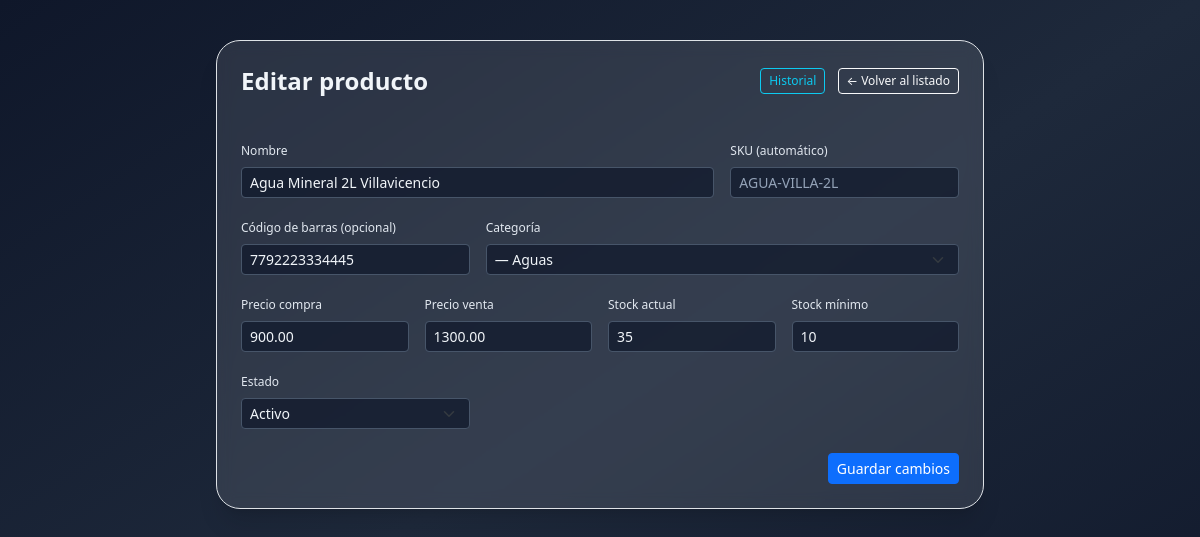
/index.php?controller=products&action=edit&id=5 (signed in), run on the app's committed database.
### tables this page shows
CREATE TABLE IF NOT EXISTS productos (
  id INT AUTO_INCREMENT PRIMARY KEY,
  nombre VARCHAR(150) NOT NULL,
  sku VARCHAR(50) NULL UNIQUE,
  codigo_barras VARCHAR(20) NULL,
  categoria_id INT NULL,
  precio_compra DECIMAL(10,2) NOT NULL DEFAULT 0,
  precio_venta DECIMAL(10,2) NOT NULL DEFAULT 0,
  stock_actual INT NOT NULL DEFAULT 0,
  stock_minimo INT NOT NULL DEFAULT 0,
  estado ENUM('activo','inactivo') NOT NULL DEFAULT 'activo',
  created_at TIMESTAMP DEFAULT CURRENT_TIMESTAMP,
  updated_at TIMESTAMP DEFAULT CURRENT_TIMESTAMP ON UPDATE CURRENT_TIMESTAMP,
  CONSTRAINT fk_productos_categorias FOREIGN KEY (categoria_id)
    REFERENCES categorias(id)
    ON UPDATE CASCADE
    ON DELETE SET NULL
);

### core/Controller.php (called while the page is built, shortened)
<?php
class Controller {
    protected function view($view, $data = []) {
        extract($data);
        require __DIR__ . '/../views/layouts/header.php';
        require __DIR__ . '/../views/' . $view . '.php';
        require __DIR__ . '/../views/layouts/footer.php';
    }
}

### controllers/ProductController.php (called while the page is built, shortened)
<?php
class ProductController extends Controller {
    private $categoryModel;
    private $productModel;
    public function __construct() {
        $this->categoryModel = new Category();
        $this->productModel  = new Product();
    }
    public function edit() {
        $id = isset($_GET['id']) ? (int)$_GET['id'] : 0;
        $product = $this->productModel->getById($id);
        $tree = $this->categoryModel->getTree();
        $this->view('products/form', [
            'mode'    => 'edit',
            'product' => $product,
            'tree'    => $tree,
        ]);
    }
}

### index.php (called while the page is built, shortened)
<?php
require __DIR__ . '/core/Database.php';
require __DIR__ . '/core/Controller.php';
require __DIR__ . '/models/Category.php';
require __DIR__ . '/models/Product.php';
require __DIR__ . '/controllers/ProductController.php';
$controllerName = $_GET['controller'] ?? 'auth';
$actionName     = $_GET['action'] ?? 'login';
switch ($controllerName) {
    case 'products':
        $controller = new ProductController();
        break;
}
$controller->{$actionName}();

### core/Database.php (called while the page is built)
<?php
class Database {
    private static $instance = null;
    private $connection;
    private function __construct() {
        $config = require __DIR__ . '/../config/config.php';
        $host = $config['db_host'];
        $dbname = $config['db_name'];
        $user = $config['db_user'];
        $pass = $config['db_pass'];
        try {
            $this->connection = new PDO(
                "mysql:host=$host;dbname=$dbname;charset=utf8mb4",
                $user,
                $pass,
                [
                    PDO::ATTR_ERRMODE => PDO::ERRMODE_EXCEPTION,
                    PDO::ATTR_DEFAULT_FETCH_MODE => PDO::FETCH_ASSOC
                ]
            );
        } catch (PDOException $e) {
            if (!empty($config['app_debug'])) {
                die("Error de conexión: " . $e->getMessage());
            } else {
                die("Error de conexión a la base de datos.");
            }
        }
    }
    public static function getInstance() {
        if (!self::$instance) {
            self::$instance = new Database();
        }
        return self::$instance;
    }
    public function getConnection() {
        return $this->connection;
    }
}

### models/Product.php (called while the page is built, shortened)
<?php
class Product {
    private $db;
    public function __construct() {
        $this->db = Database::getInstance()->getConnection();
    }
    public function getById($id) {
        $sql = "SELECT * FROM productos WHERE id = :id";
        $stmt = $this->db->prepare($sql);
        $stmt->execute(['id' => $id]);
        return $stmt->fetch();
    }
}

### models/Category.php (called while the page is built, shortened)
<?php
class Category {
    private $db;
    public function __construct() {
        $this->db = Database::getInstance()->getConnection();
    }
    public function getAll() {
        $sql = "SELECT * FROM categorias ORDER BY parent_id IS NULL DESC, parent_id, nombre";
        $stmt = $this->db->query($sql);
        return $stmt->fetchAll();
    }
    public function getTree() {
        $all = $this->getAll();
        $byParent = [];
        foreach ($all as $cat) {
            $pid = $cat['parent_id'] ?? 0;
            if (!isset($byParent[$pid])) {
                $byParent[$pid] = [];
            }
            $byParent[$pid][] = $cat;
        }
        $build = function($parentId) use (&$build, $byParent) {
            $pid = $parentId ?? 0;
            $nodes = $byParent[$pid] ?? [];
            foreach ($nodes as &$n) {
                $n['children'] = $build($n['id']);
            }
            return $nodes;
        };
        return $build(null);
    }
}

### views/products/form.php (the view, shortened to what this page needs)
<?php
$mode    = $mode ?? 'create';
$product = $product ?? null;
$isEdit = $mode === 'edit';
$values = [
    'id'            => $product['id']            ?? '',
    'nombre'        => $product['nombre']        ?? '',
    'sku'           => $product['sku']           ?? '',
    'codigo_barras' => $product['codigo_barras'] ?? '',
    'categoria_id'  => $product['categoria_id']  ?? '',
    'precio_compra' => $product['precio_compra'] ?? '0',
    'precio_venta'  => $product['precio_venta']  ?? '0',
    'stock_actual'  => $product['stock_actual']  ?? '0',
    'stock_minimo'  => $product['stock_minimo']  ?? '0',
    'estado'        => $product['estado']        ?? 'activo',
];
function renderCategoryOptions($nodes, $selectedId = null, $level = 0) {
    foreach ($nodes as $cat) {
        $prefix = str_repeat('— ', $level);
        $selected = ($selectedId == $cat['id']) ? 'selected' : '';
        echo '<option value="' . (int)$cat['id'] . '" ' . $selected . '>';
        echo htmlspecialchars($prefix . $cat['nombre'], ENT_QUOTES, 'UTF-8');
        echo '</option>';
        if (!empty($cat['children'])) {
            renderCategoryOptions($cat['children'], $selectedId, $level + 1);
        }
    }
}
$role = $_SESSION['role_name'] ?? null;
$canEditStock = in_array($role, ['admin', 'compras'], true);
?>
<div class="container mx-auto px-4 py-10">
    <div class="max-w-3xl mx-auto bg-white/10 backdrop-blur rounded-3xl border border-white/10 p-6 text-slate-100 shadow-xl">
        <div class="flex items-center justify-between mb-4">
            <h2 class="text-2xl font-semibold mb-0">
                <?php echo $isEdit ? 'Editar producto' : 'Nuevo producto'; ?>
            </h2>
            <div class="space-x-2">
                <?php if ($isEdit): ?>
                    <a href="index.php?controller=products&action=history&id=<?php echo (int)$values['id']; ?>"
                    class="btn btn-sm btn-outline-info text-xs">
                        Historial
                    </a>
                <?php endif; ?>
                <a href="index.php?controller=products&action=index"
                class="btn btn-sm btn-outline-light text-xs">
                    &larr; Volver al listado
                </a>
            </div>
        </div>
        <form action="index.php?controller=products&action=<?php echo $isEdit ? 'update' : 'store'; ?>"
              method="POST"
              class="space-y-3">
            <div class="row g-3">
                <div class="col-md-8">
                    <label class="form-label text-xs text-slate-200">Nombre</label>
                    <input type="text" name="nombre" class="form-control form-control-sm bg-slate-900/70 border-slate-600 text-slate-100"
                           value="<?php echo htmlspecialchars($values['nombre'], ENT_QUOTES, 'UTF-8'); ?>" required>
                </div>
                <?php if ($isEdit): ?>
                <div class="col-md-4">
                    <label class="form-label text-xs text-slate-200">SKU (automático)</label>
                    <input type="text"
                        class="form-control form-control-sm bg-slate-900/70 border-slate-600 text-slate-400"
                        value="<?php echo htmlspecialchars($values['sku'], ENT_QUOTES, 'UTF-8'); ?>"
                        readonly>
                </div>
                <?php endif; ?>
                <div class="col-md-4">
                    <label class="form-label text-xs text-slate-200">Código de barras (opcional)</label>
                    <input type="text" name="codigo_barras"
                        class="form-control form-control-sm bg-slate-900/70 border-slate-600 text-slate-100"
                        value="<?php echo htmlspecialchars($values['codigo_barras'], ENT_QUOTES, 'UTF-8'); ?>">
                </div>
                <div class="col-md-8">
                    <label class="form-label text-xs text-slate-200">Categoría</label>
                    <select name="categoria_id" class="form-select form-select-sm bg-slate-900/70 border-slate-600 text-slate-100">
                        <?php renderCategoryOptions($tree, $values['categoria_id']); ?>
                    </select>
                </div>
                <div class="col-md-3">
                    <label class="form-label text-xs text-slate-200">Precio compra</label>
                    <input type="number" step="0.01" min="0" name="precio_compra"
                           class="form-control form-control-sm bg-slate-900/70 border-slate-600 text-slate-100"
                           value="<?php echo htmlspecialchars($values['precio_compra'], ENT_QUOTES, 'UTF-8'); ?>">
                </div>
                <div class="col-md-3">
                    <label class="form-label text-xs text-slate-200">Precio venta</label>
                    <input type="number" step="0.01" min="0" name="precio_venta"
                           class="form-control form-control-sm bg-slate-900/70 border-slate-600 text-slate-100"
                           value="<?php echo htmlspecialchars($values['precio_venta'], ENT_QUOTES, 'UTF-8'); ?>">
                </div>
                <div class="col-md-3">
                    <label class="form-label text-xs text-slate-200">Stock actual</label>
                    <input type="number" min="0" name="stock_actual"
                        class="form-control form-control-sm bg-slate-900/70 border-slate-600 text-slate-100"
                        value="<?php echo htmlspecialchars($values['stock_actual'], ENT_QUOTES, 'UTF-8'); ?>"
                        <?php echo $canEditStock ? '' : 'readonly'; ?>>
                </div>
                <div class="col-md-3">
                    <label class="form-label text-xs text-slate-200">Stock mínimo</label>
                    <input type="number" min="0" name="stock_minimo"
                        class="form-control form-control-sm bg-slate-900/70 border-slate-600 text-slate-100"
                        value="<?php echo htmlspecialchars($values['stock_minimo'], ENT_QUOTES, 'UTF-8'); ?>"
                        <?php echo $canEditStock ? '' : 'readonly'; ?>>
                </div>
                <div class="col-md-4">
                    <label class="form-label text-xs text-slate-200">Estado</label>
                    <select name="estado" class="form-select form-select-sm bg-slate-900/70 border-slate-600 text-slate-100">
                        <option value="activo"   <?php echo $values['estado']==='activo'   ? 'selected' : ''; ?>>Activo</option>
                    </select>
                </div>
            </div>
            <div class="mt-4 flex justify-end gap-2">
                <button type="submit" class="btn btn-sm btn-primary">
                    <?php echo $isEdit ? 'Guardar cambios' : 'Crear producto'; ?>
                </button>
            </div>
        </form>
    </div>
</div>

### data on the page
productos: nombre "Agua Mineral 2L Villavicencio", sku "AGUA-VILLA-2L", codigo_barras "7792223334445", precio_compra "900.00", precio_venta "1300.00", stock_actual "35", stock_minimo "10", estado "Activo"

### other printed values
form field categoria_id "— Aguas"
